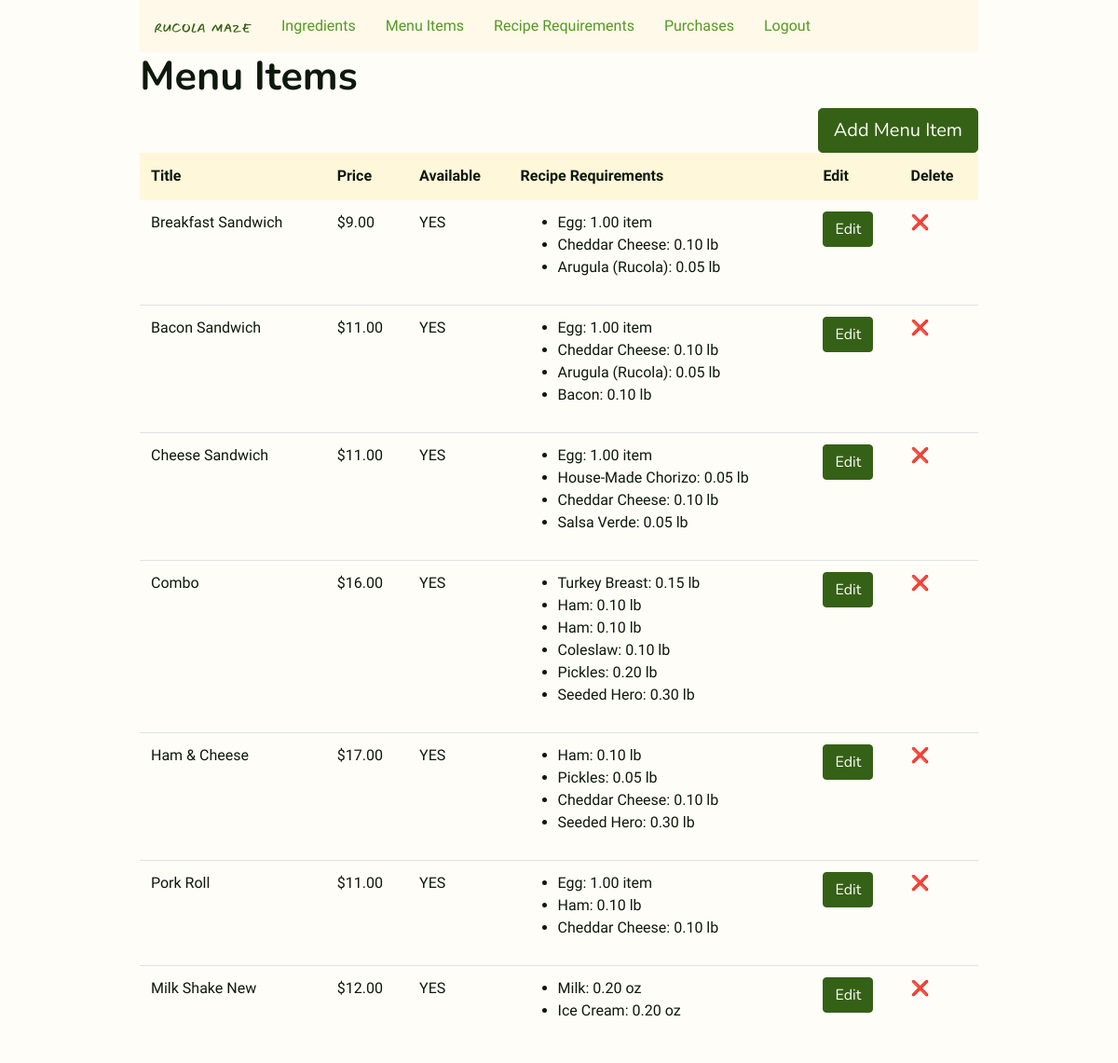
Page /menu_items (signed in) on the committed database.
### inventory/models.py (models this page shows, shortened)
class MenuItem(models.Model):
    title = models.CharField(max_length=128, unique=True)
    price = models.DecimalField(max_digits=5, decimal_places=2, default=0.00)

class RecipeRequirement(models.Model):
    menu_item = models.ForeignKey(MenuItem, on_delete=models.CASCADE)
    ingredient = models.ForeignKey(Ingredient, on_delete=models.CASCADE)
    quantity_required = models.DecimalField(max_digits=8, decimal_places=2)
    def __str__(self):
        return f"{self.ingredient}: {self.quantity_required} {self.ingredient.unit}"

class Ingredient(models.Model):
    lb = "lb"  # what is after '=' is shown on the site
    oz = "oz"
    fl_oz = "fl oz"
    item = "item"
    UNIT_CHOICES = [
        (lb, "lb"),  # what is after comma shows in admin
        (oz, "oz"),
        (fl_oz, "fl oz"),
        (item, "item"),
    ]
    name = models.CharField(max_length=128, unique=True)
    quantity_available = models.DecimalField(
        max_digits=8, decimal_places=2, default=0.00
    )
    unit = models.CharField(max_length=6, choices=UNIT_CHOICES, default="oz")
    unit_price = models.DecimalField(max_digits=6, decimal_places=2, default=0.00)
    def __str__(self):
        return self.name

### inventory/views.py (the view)
# urls.py: path("menu_items", views.MenuItems.as_view(), name="menu_items"),
class MenuItems(LoginRequiredMixin, ListView):
    model = MenuItem
    template_name = "inventory/menu_items.html"
    available_menu_items_titles = []
    available_menu_items_titles = [
        m_i.title for m_i in MenuItem.objects.all() if m_i.is_available()
    ]
    def get_context_data(self, **kwargs):
        context = super().get_context_data(**kwargs)
        context["available_menu_items_titles"] = self.available_menu_items_titles
        return context

### inventory/templates/inventory/menu_items.html (shortened to what this page needs)
{% extends 'inventory/layout.html' %}
{% block body %}
<div class="h1">
    <h1>Menu Items</h1>
</div>
<div><a class="btn btn-primary btn-lg right" href="{% url 'menu_item_new' %}" role="button">Add Menu Item</a>
</div>
<table class="table">
    <thead class="thead-light">
        <tr>
            <th>Title</th>
            <th>Price</th>
            <th>Available</th>
            <th>Recipe Requirements</th>
            <th>Edit</th>
            <th>Delete</th>
        </tr>
    </thead>
    {% for menu_item in object_list %}
    <tr>
        <td>{{ menu_item.title }}</td>
        <td>${{ menu_item.price }}</td>
        {% if menu_item.title in available_menu_items_titles %}
        <td>YES</td>
        {% else %}
        <td>NO</td>
        {% endif %}
        <td>
            <ul>
                {% for recipe_requirement in menu_item.reciperequirement_set.all %}
                <li>{{ recipe_requirement }}</li>
                {% endfor %}
            </ul>
        </td>
        <td><a href="{% url 'menu_item_edit' menu_item.id %}"><button class="btn btn-primary">Edit</button></a>
        </td>
        <td><a href="{% url 'menu_item_delete' menu_item.id %}">❌</td>
    </tr>
    {% endfor %}
</table>
{% endblock %}

### inventory/static/inventory/style.css (style rules this page uses)
body { font-family: PT Sans; color: #0C190B; background-color: #FFFDF8; width: 75%; margin: 0 auto; }
a { color: #559825; }
.h1 h1 { font-family: Nunito; font-weight: bold; font-size: 2.7rem; margin-top: 24; }
.btn-primary { background-color: #356116; color: #FFFDF8; font-family: Nunito; border-color: #356116 }
.right { float: right; }
.table .thead-light th { color: #0C190B; background-color: #FFF7DA; border-color: #FFF7DA; }

### rows in the picture
MenuItem: title "Breakfast Sandwich", price "9.00", shows "YES"
RecipeRequirement: ingredient+quantity_required "Egg: 1.00 item"
RecipeRequirement: ingredient+quantity_required "Cheddar Cheese: 0.10 lb"
RecipeRequirement: ingredient+quantity_required "Arugula (Rucola): 0.05 lb"
MenuItem: title "Bacon Sandwich", price "11.00", shows "YES"
RecipeRequirement: ingredient+quantity_required "Egg: 1.00 item"
RecipeRequirement: ingredient+quantity_required "Cheddar Cheese: 0.10 lb"
RecipeRequirement: ingredient+quantity_required "Arugula (Rucola): 0.05 lb"
RecipeRequirement: ingredient+quantity_required "Bacon: 0.10 lb"
MenuItem: title "Cheese Sandwich", price "11.00", shows "YES"
RecipeRequirement: ingredient+quantity_required "Egg: 1.00 item"
RecipeRequirement: ingredient+quantity_required "House-Made Chorizo: 0.05 lb"
RecipeRequirement: ingredient+quantity_required "Cheddar Cheese: 0.10 lb"
RecipeRequirement: ingredient+quantity_required "Salsa Verde: 0.05 lb"
MenuItem: title "Combo", price "16.00", shows "YES"
RecipeRequirement: ingredient+quantity_required "Turkey Breast: 0.15 lb"
RecipeRequirement: ingredient+quantity_required "Ham: 0.10 lb"
RecipeRequirement: ingredient+quantity_required "Ham: 0.10 lb"
RecipeRequirement: ingredient+quantity_required "Coleslaw: 0.10 lb"
RecipeRequirement: ingredient+quantity_required "Pickles: 0.20 lb"
RecipeRequirement: ingredient+quantity_required "Seeded Hero: 0.30 lb"
MenuItem: title "Ham & Cheese", price "17.00", shows "YES"
RecipeRequirement: ingredient+quantity_required "Ham: 0.10 lb"
RecipeRequirement: ingredient+quantity_required "Pickles: 0.05 lb"
RecipeRequirement: ingredient+quantity_required "Cheddar Cheese: 0.10 lb"
RecipeRequirement: ingredient+quantity_required "Seeded Hero: 0.30 lb"
MenuItem: title "Pork Roll", price "11.00", shows "YES"
RecipeRequirement: ingredient+quantity_required "Egg: 1.00 item"
RecipeRequirement: ingredient+quantity_required "Ham: 0.10 lb"
RecipeRequirement: ingredient+quantity_required "Cheddar Cheese: 0.10 lb"
MenuItem: title "Milk Shake New", price "12.00", shows "YES"
RecipeRequirement: ingredient+quantity_required "Milk: 0.20 oz"
RecipeRequirement: ingredient+quantity_required "Ice Cream: 0.20 oz"
